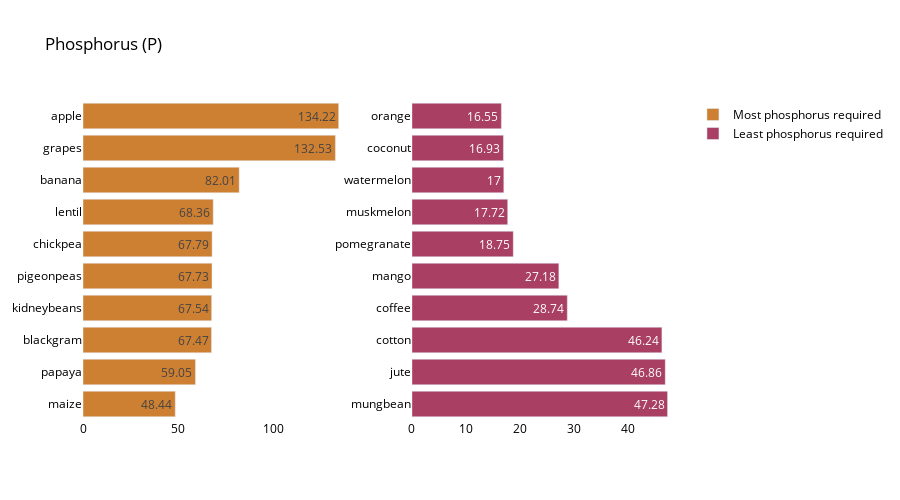

Notebook code cell kept with this figure:
### Markdown cell above
## Phosphorus Analysis

### Code cell
crop_summary_P = crop_summary.sort_values(by='P', ascending=False)

fig = make_subplots(rows=1, cols=2)

top = {
    'y' : crop_summary_P['P'][0:10].sort_values().index,
    'x' : crop_summary_P['P'][0:10].sort_values()
}

last = {
    'y' : crop_summary_P['P'][-10:].index,
    'x' : crop_summary_P['P'][-10:]
}

fig.add_trace(
    go.Bar(top,
           name="Most phosphorus required",
           marker_color=random.choice(colorarr),
           orientation='h',
          text=top['x']),

    row=1, col=1
)

fig.add_trace(
    go.Bar(last,
           name="Least phosphorus required",
           marker_color=random.choice(colorarr),
           orientation='h',
          text=last['x']),
    row=1, col=2
)
fig.update_traces(texttemplate='%{text}', textposition='inside')
fig.update_layout(title_text="Phosphorus (P)",
                  plot_bgcolor='white',
                  font_size=12,
                  font_color='black',
                 height=500)

fig.update_xaxes(showgrid=False)
fig.update_yaxes(showgrid=False)
fig.show()

### Figure 1 — Plotly figure (JSON) as saved in the notebook; plotly's stock layout.template omitted (floating-point values rounded to 4 significant figures)
{"data": [{"marker": {"color": "#Cd7f32"}, "name": "Most phosphorus required", "orientation": "h", "text": [48.44, 59.05, 67.47, 67.54, 67.73, 67.79, 68.36, 82.01, 132.5, 134.2], "textposition": "inside", "texttemplate": "%{text}", "type": "bar", "x": [48.44, 59.05, 67.47, 67.54, 67.73, 67.79, 68.36, 82.01, 132.5, 134.2], "xaxis": "x", "y": ["maize", "papaya", "blackgram", "kidneybeans", "pigeonpeas", "chickpea", "lentil", "banana", "grapes", "apple"], "yaxis": "y"}, {"marker": {"color": "#A94064"}, "name": "Least phosphorus required", "orientation": "h", "text": [47.28, 46.86, 46.24, 28.74, 27.18, 18.75, 17.72, 17, 16.93, 16.55], "textposition": "inside", "texttemplate": "%{text}", "type": "bar", "x": [47.28, 46.86, 46.24, 28.74, 27.18, 18.75, 17.72, 17, 16.93, 16.55], "xaxis": "x2", "y": ["mungbean", "jute", "cotton", "coffee", "mango", "pomegranate", "muskmelon", "watermelon", "coconut", "orange"], "yaxis": "y2"}], "layout": {"font": {"color": "black", "size": 12}, "height": 500, "plot_bgcolor": "white", "title": {"text": "Phosphorus (P)"}, "xaxis": {"anchor": "y", "domain": [0, 0.45], "showgrid": false}, "xaxis2": {"anchor": "y2", "domain": [0.55, 1], "showgrid": false}, "yaxis": {"anchor": "x", "domain": [0, 1], "showgrid": false}, "yaxis2": {"anchor": "x2", "domain": [0, 1], "showgrid": false}}}
